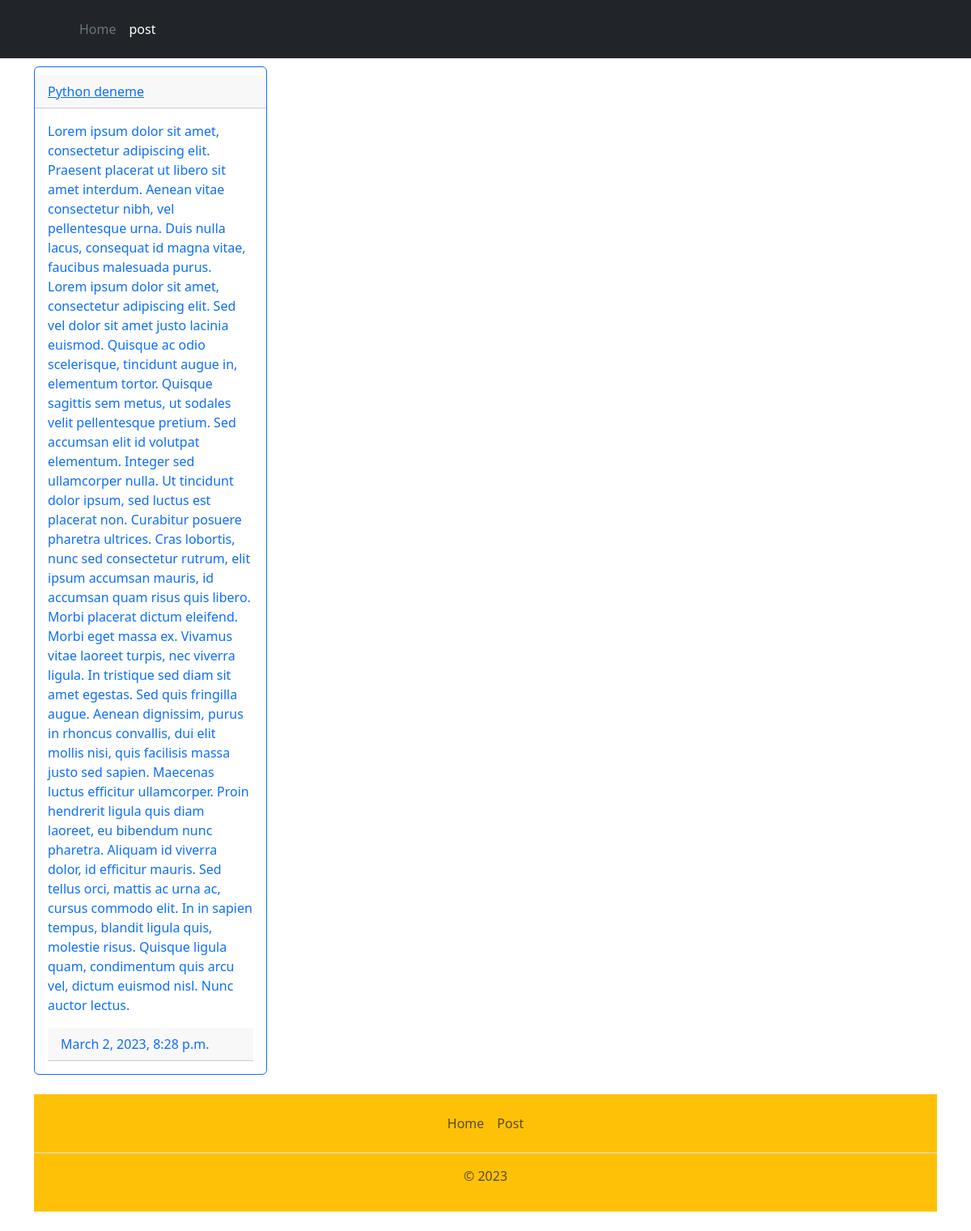
The app's page /post/python-deneme with its own data.
### post/models.py (models this page shows, shortened)
class post(models.Model):
    title=models.CharField(max_length=50)
    text=models.TextField()
    date=models.DateTimeField(auto_now=True)
    imgUrl=models.CharField(max_length=50)
    isactive=models.BooleanField()
    slug=models.SlugField(unique=True,db_index=True)

### post/views.py (the view)
# urls.py: path("post/<slug>",detailpage,name="postdetail"),
def detailpage(request,slug):
    question = get_object_or_404(post, slug=slug)
    return render(request,'pages/details.html',{'postdata': question})

### templates/pages/details.html
{% extends '../base.html' %}
{% block index %}
<div class="card border-primary mb-3" style="max-width: 18rem; padding-top:10px;;">
    <a href="{% url 'postdetail' postdata.slug %}"></i><div class="card-header">{{postdata.title}}</div></a>
    <div class="card-body text-primary">
       <p class="card-text">{{postdata.text}}</p>
       <div class="card-header">{{postdata.date}}</div>
    </div>
  </div>
{% endblock%}

### records on screen
post: title "Python deneme", text "Lorem ipsum dolor sit amet, consectetur adipiscing elit. Praesent placerat ut libero sit amet interdum. Aenean vitae consectetur nibh, vel pellentesque urna. Duis nulla lacus, consequat id magna vitae, faucibus malesuada purus. Lorem ipsum dolor sit amet, consectetur adipiscing elit. Sed vel dolor sit amet justo lacinia euismod. Quisque ac odio scelerisque, tincidunt augue in, elementum tortor. Quisque sagittis sem metus, ut sodales velit pellentesque pretium. Sed accumsan elit id volutpat elementum. Integer sed ullamcorper nulla. Ut tincidunt dolor ipsum, sed luctus est placerat non. Curabitur posuere pharetra ultrices. Cras lobortis, nunc sed consectetur rutrum, elit ipsum accumsan…", date "March 2, 2023, 8:28 p.m."
